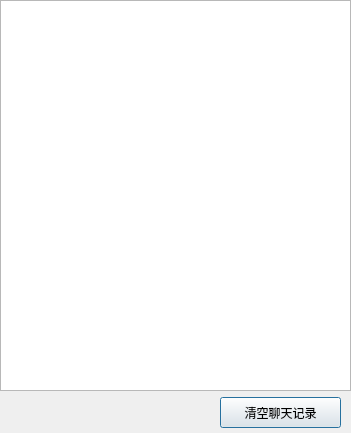
<?xml version="1.0" encoding="UTF-8"?>
<ui version="4.0">
 <class>RecordMsg</class>
 <widget class="QDialog" name="RecordMsg">
  <property name="geometry">
   <rect>
    <x>0</x>
    <y>0</y>
    <width>351</width>
    <height>433</height>
   </rect>
  </property>
  <property name="windowTitle">
   <string>Dialog</string>
  </property>
  <widget class="QListWidget" name="listWidget">
   <property name="geometry">
    <rect>
     <x>0</x>
     <y>0</y>
     <width>351</width>
     <height>391</height>
    </rect>
   </property>
  </widget>
  <widget class="QPushButton" name="pushButton">
   <property name="geometry">
    <rect>
     <x>220</x>
     <y>397</y>
     <width>121</width>
     <height>31</height>
    </rect>
   </property>
   <property name="text">
    <string>清空聊天记录</string>
   </property>
  </widget>
 </widget>
 <resources/>
 <connections/>
</ui>
